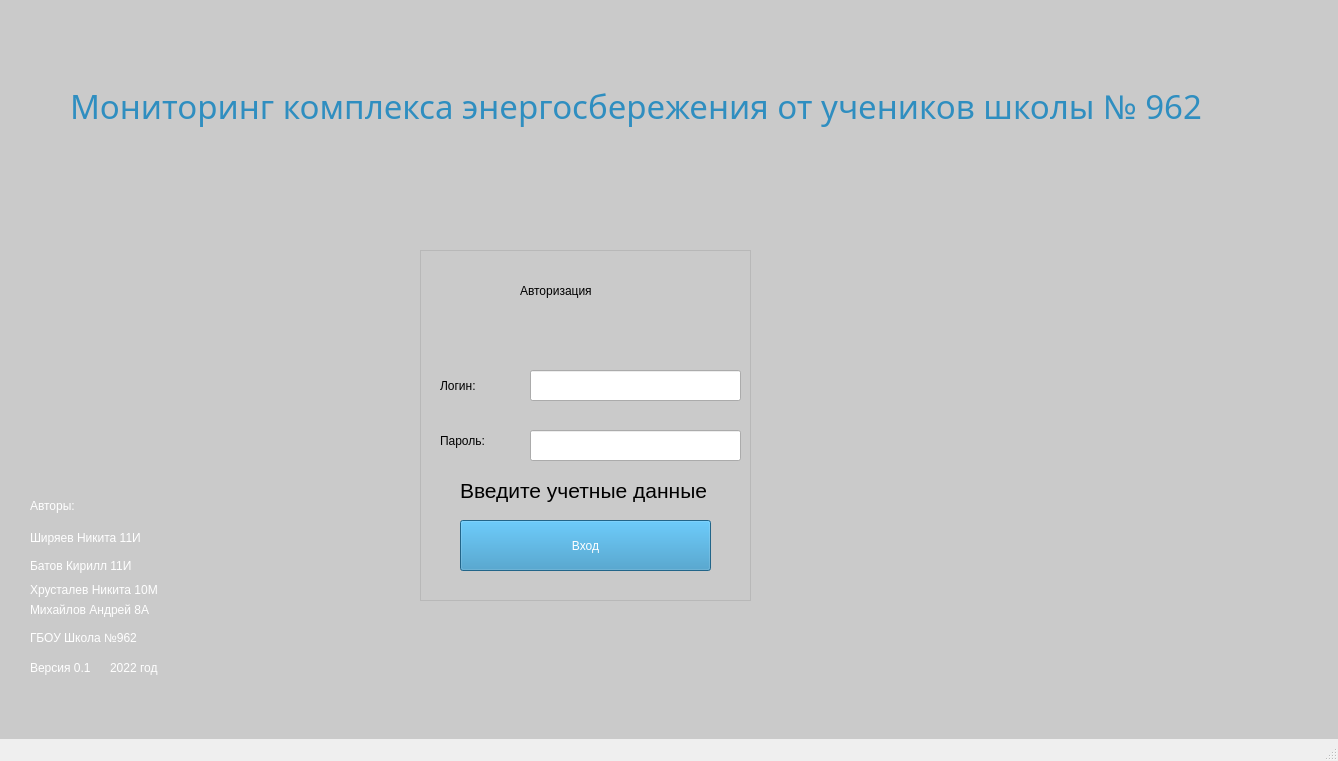
<?xml version="1.0" encoding="UTF-8"?>
<ui version="4.0">
 <class>MainWindow</class>
 <widget class="QMainWindow" name="MainWindow">
  <property name="geometry">
   <rect>
    <x>0</x>
    <y>0</y>
    <width>1338</width>
    <height>761</height>
   </rect>
  </property>
  <property name="minimumSize">
   <size>
    <width>1338</width>
    <height>761</height>
   </size>
  </property>
  <property name="maximumSize">
   <size>
    <width>1338</width>
    <height>761</height>
   </size>
  </property>
  <property name="cursor">
   <cursorShape>ArrowCursor</cursorShape>
  </property>
  <property name="windowTitle">
   <string>MainWindow</string>
  </property>
  <widget class="QWidget" name="centralwidget">
   <widget class="QLabel" name="label_2">
    <property name="geometry">
     <rect>
      <x>30</x>
      <y>490</y>
      <width>71</width>
      <height>31</height>
     </rect>
    </property>
    <property name="styleSheet">
     <string notr="true">font: 63 10pt &quot;Yu Gothic UI Semibold&quot;;
color: rgb(255, 255, 255);</string>
    </property>
    <property name="text">
     <string>Авторы:</string>
    </property>
   </widget>
   <widget class="QLabel" name="label_3">
    <property name="geometry">
     <rect>
      <x>30</x>
      <y>530</y>
      <width>131</width>
      <height>16</height>
     </rect>
    </property>
    <property name="styleSheet">
     <string notr="true">color: rgb(255, 255, 255);
font: 10pt &quot;Yu Gothic UI Semilight&quot;;</string>
    </property>
    <property name="text">
     <string>Ширяев Никита 11И</string>
    </property>
   </widget>
   <widget class="QLabel" name="label_5">
    <property name="geometry">
     <rect>
      <x>30</x>
      <y>580</y>
      <width>161</width>
      <height>20</height>
     </rect>
    </property>
    <property name="styleSheet">
     <string notr="true">color: rgb(255, 255, 255);
font: 10pt &quot;Yu Gothic UI Semilight&quot;;</string>
    </property>
    <property name="text">
     <string>Хрусталев Никита 10М</string>
    </property>
   </widget>
   <widget class="QLabel" name="label_6">
    <property name="geometry">
     <rect>
      <x>30</x>
      <y>630</y>
      <width>181</width>
      <height>16</height>
     </rect>
    </property>
    <property name="styleSheet">
     <string notr="true">font: 63 10pt &quot;Yu Gothic UI Semibold&quot;;
color: rgb(255, 255, 255);</string>
    </property>
    <property name="text">
     <string>ГБОУ Школа №962</string>
    </property>
   </widget>
   <widget class="QLabel" name="label_7">
    <property name="geometry">
     <rect>
      <x>110</x>
      <y>660</y>
      <width>91</width>
      <height>16</height>
     </rect>
    </property>
    <property name="styleSheet">
     <string notr="true">font: 63 10pt &quot;Yu Gothic UI Semibold&quot;;
color: rgb(255, 255, 255);</string>
    </property>
    <property name="text">
     <string>2022 год</string>
    </property>
   </widget>
   <widget class="QLabel" name="label_8">
    <property name="geometry">
     <rect>
      <x>30</x>
      <y>660</y>
      <width>81</width>
      <height>16</height>
     </rect>
    </property>
    <property name="styleSheet">
     <string notr="true">font: 63 10pt &quot;Yu Gothic UI Semibold&quot;;
color: rgb(255, 255, 255);</string>
    </property>
    <property name="text">
     <string>Версия 0.1</string>
    </property>
   </widget>
   <widget class="QLabel" name="label">
    <property name="geometry">
     <rect>
      <x>70</x>
      <y>10</y>
      <width>1161</width>
      <height>191</height>
     </rect>
    </property>
    <property name="font">
     <font>
      <family>OCR A Extended</family>
      <pointsize>25</pointsize>
      <weight>50</weight>
      <italic>false</italic>
      <bold>false</bold>
     </font>
    </property>
    <property name="acceptDrops">
     <bool>true</bool>
    </property>
    <property name="styleSheet">
     <string notr="true">color: rgb(47, 142, 192);
font: 25pt &quot;OCR A Extended&quot;;</string>
    </property>
    <property name="text">
     <string>Мониторинг комплекса энергосбережения от учеников школы № 962</string>
    </property>
    <property name="scaledContents">
     <bool>false</bool>
    </property>
   </widget>
   <widget class="QLabel" name="label_9">
    <property name="geometry">
     <rect>
      <x>0</x>
      <y>0</y>
      <width>1361</width>
      <height>741</height>
     </rect>
    </property>
    <property name="styleSheet">
     <string notr="true">background-color: rgb(202, 202, 202);</string>
    </property>
    <property name="text">
     <string/>
    </property>
    <property name="pixmap">
     <pixmap>C:/Users/EVGENY/Downloads/Снимок экрана 2021-02-17 201552.png</pixmap>
    </property>
   </widget>
   <widget class="QLabel" name="label_10">
    <property name="geometry">
     <rect>
      <x>30</x>
      <y>540</y>
      <width>141</width>
      <height>51</height>
     </rect>
    </property>
    <property name="styleSheet">
     <string notr="true">color: rgb(255, 255, 255);
font: 10pt &quot;Yu Gothic UI Semilight&quot;;</string>
    </property>
    <property name="text">
     <string>Батов Кирилл 11И</string>
    </property>
   </widget>
   <widget class="QLabel" name="label_4">
    <property name="geometry">
     <rect>
      <x>-20</x>
      <y>40</y>
      <width>221</width>
      <height>111</height>
     </rect>
    </property>
    <property name="text">
     <string/>
    </property>
    <property name="pixmap">
     <pixmap>C:/Users/EVGENY/CompensateDetsad7Z5.jpg</pixmap>
    </property>
   </widget>
   <widget class="QLabel" name="label_11">
    <property name="geometry">
     <rect>
      <x>420</x>
      <y>250</y>
      <width>331</width>
      <height>351</height>
     </rect>
    </property>
    <property name="frameShape">
     <enum>QFrame::StyledPanel</enum>
    </property>
    <property name="text">
     <string/>
    </property>
   </widget>
   <widget class="QLabel" name="label_12">
    <property name="geometry">
     <rect>
      <x>520</x>
      <y>270</y>
      <width>211</width>
      <height>41</height>
     </rect>
    </property>
    <property name="styleSheet">
     <string notr="true">font: 63 15pt &quot;Yu Gothic UI Semibold&quot;;
color: rgb(0,0,0);</string>
    </property>
    <property name="text">
     <string>Авторизация</string>
    </property>
   </widget>
   <widget class="QLabel" name="label_13">
    <property name="geometry">
     <rect>
      <x>440</x>
      <y>370</y>
      <width>131</width>
      <height>31</height>
     </rect>
    </property>
    <property name="styleSheet">
     <string notr="true">font: 63 15pt &quot;Yu Gothic UI Semibold&quot;;
color: rgb(0, 0, 0);</string>
    </property>
    <property name="text">
     <string>Логин:</string>
    </property>
   </widget>
   <widget class="QLineEdit" name="lineEdit">
    <property name="geometry">
     <rect>
      <x>530</x>
      <y>370</y>
      <width>211</width>
      <height>31</height>
     </rect>
    </property>
    <property name="minimumSize">
     <size>
      <width>211</width>
      <height>31</height>
     </size>
    </property>
    <property name="maximumSize">
     <size>
      <width>211</width>
      <height>31</height>
     </size>
    </property>
   </widget>
   <widget class="QLabel" name="label_14">
    <property name="geometry">
     <rect>
      <x>440</x>
      <y>420</y>
      <width>161</width>
      <height>41</height>
     </rect>
    </property>
    <property name="styleSheet">
     <string notr="true">font: 63 15pt &quot;Yu Gothic UI Semibold&quot;;
color: rgb(0, 0, 0);</string>
    </property>
    <property name="text">
     <string>Пароль:</string>
    </property>
   </widget>
   <widget class="QLineEdit" name="lineEdit_2">
    <property name="geometry">
     <rect>
      <x>530</x>
      <y>430</y>
      <width>211</width>
      <height>31</height>
     </rect>
    </property>
   </widget>
   <widget class="QPushButton" name="pushButton_5">
    <property name="geometry">
     <rect>
      <x>460</x>
      <y>520</y>
      <width>251</width>
      <height>51</height>
     </rect>
    </property>
    <property name="styleSheet">
     <string notr="true">font: 63 12pt &quot;Yu Gothic UI Semibold&quot;;
background-color: rgb(47, 142, 192);
color: rgb(255, 255, 255);</string>
    </property>
    <property name="text">
     <string>Вход</string>
    </property>
   </widget>
   <widget class="QLabel" name="label_15">
    <property name="geometry">
     <rect>
      <x>30</x>
      <y>600</y>
      <width>161</width>
      <height>20</height>
     </rect>
    </property>
    <property name="styleSheet">
     <string notr="true">color: rgb(255, 255, 255);
font: 10pt &quot;Yu Gothic UI Semilight&quot;;</string>
    </property>
    <property name="text">
     <string>Михайлов Андрей 8А</string>
    </property>
   </widget>
   <widget class="QLabel" name="label_16">
    <property name="geometry">
     <rect>
      <x>460</x>
      <y>470</y>
      <width>311</width>
      <height>41</height>
     </rect>
    </property>
    <property name="font">
     <font>
      <pointsize>16</pointsize>
     </font>
    </property>
    <property name="text">
     <string>Введите учетные данные</string>
    </property>
   </widget>
   <widget class="QLabel" name="label_17">
    <property name="geometry">
     <rect>
      <x>530</x>
      <y>400</y>
      <width>211</width>
      <height>21</height>
     </rect>
    </property>
    <property name="text">
     <string/>
    </property>
   </widget>
   <zorder>label_9</zorder>
   <zorder>label_2</zorder>
   <zorder>label_3</zorder>
   <zorder>label_5</zorder>
   <zorder>label_6</zorder>
   <zorder>label_7</zorder>
   <zorder>label_8</zorder>
   <zorder>label</zorder>
   <zorder>label_10</zorder>
   <zorder>label_4</zorder>
   <zorder>label_11</zorder>
   <zorder>label_12</zorder>
   <zorder>label_13</zorder>
   <zorder>lineEdit</zorder>
   <zorder>label_14</zorder>
   <zorder>lineEdit_2</zorder>
   <zorder>pushButton_5</zorder>
   <zorder>label_15</zorder>
   <zorder>label_16</zorder>
   <zorder>label_17</zorder>
  </widget>
  <widget class="QMenuBar" name="menubar">
   <property name="geometry">
    <rect>
     <x>0</x>
     <y>0</y>
     <width>1338</width>
     <height>22</height>
    </rect>
   </property>
  </widget>
  <widget class="QStatusBar" name="statusbar"/>
 </widget>
 <resources/>
 <connections/>
</ui>
